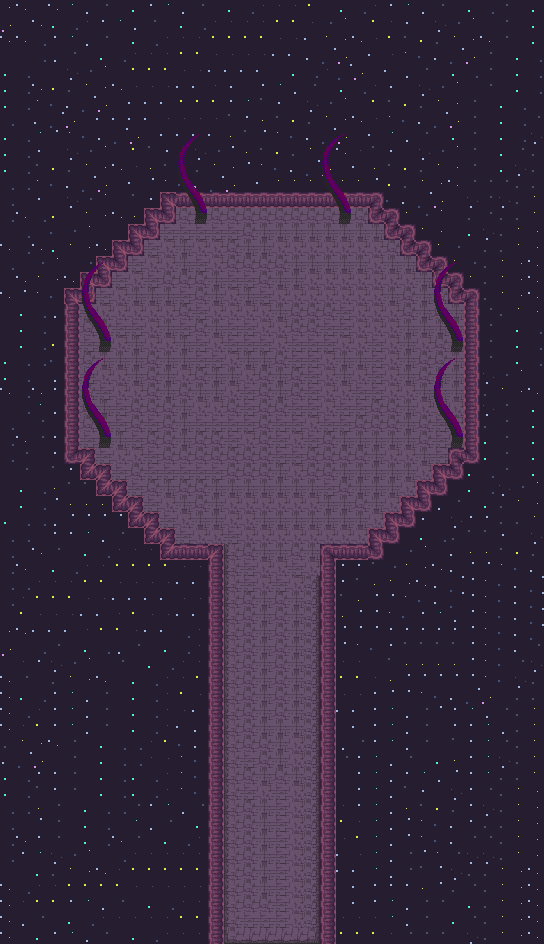

Rendered tile map (Tiled .tmx) drawn with the repository's tilesets; below, a short description and the map source with its tile grids summarised:
An orthogonal 34x59 tile map with 16x16 px tiles, 3 tile layers (Bridge, BackGround, Tentacles), 4 tilesets and 5 objects.

<map version="1.10" tiledversion="1.10.1" orientation="orthogonal" renderorder="right-down" width="34" height="59" tilewidth="16" tileheight="16" infinite="0" nextlayerid="10" nextobjectid="70">
 <tileset firstgid="1" source="../../../../common/maps/tileset/main.tsx" />
 <tileset firstgid="10113" source="../../../../common/maps/tileset/buildings.tsx" />
 <tileset firstgid="11905" source="../../../../common/maps/tileset/dungeon/dungeon_bis.tsx" />
 <tileset firstgid="28289" source="../../../../common/maps/tileset/dungeon/animatedtiles.tsx" />
 <layer id="8" name="Bridge" width="34" height="59">
  <data>[2006 cells, 1400 non-empty, 49 distinct tile ids]</data>
 </layer>
 <layer id="7" name="BackGround" width="34" height="59">
  <data>[2006 cells, 884 non-empty, 36 distinct tile ids]</data>
 </layer>
 <layer id="9" name="Tentacles" width="34" height="59">
  <data>[2006 cells, 72 non-empty, 12 distinct tile ids]</data>
 </layer>
 <objectgroup id="4" name="Objects" visible="0" locked="1">
  <object id="47" template="../../../../common/maps/obj/gold.tx" x="339" y="395" />
  <object id="49" template="../../../../common/maps/obj/gold.tx" x="122" y="392" />
  <object id="50" template="../../../../common/maps/obj/enemy.tx" x="197.561" y="469.87" width="64" height="64">
   <properties>
    <property name="enemy" value="Emrakul" />
   </properties>
  </object>
  <object id="51" template="../../../../common/maps/obj/entry_up.tx" x="225" y="656">
   <properties>
    <property name="teleport" value="" />
   </properties>
  </object>
  <object id="69" template="../../../../common/maps/obj/enemy.tx" x="205.747" y="594.972">
   <properties>
    <property name="dialog">[{
  "text":"Hello, planeswalker {var=player_name}. This area is currently under construction and subject to change. Also this is a hard boss, so be prepared with a strong deck.",
  "loctext": "adv.emrakul_wastetown.69.d.n0.text",
  "options":[
    { "name":"Continue", "locname": "adv.shared.continue" }
  ]
}]</property>
    <property name="enemy" value="Homarid" />
   </properties>
  </object>
 </objectgroup>
</map>
